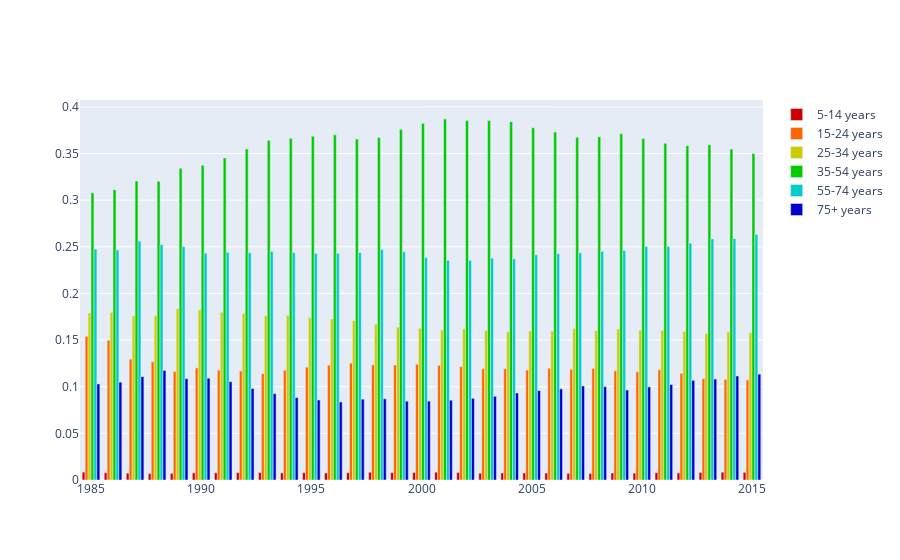

Here is the notebook cell this chart was saved with:
### Markdown cell above
The matplotlib does the job, but it looks pretty ugly. Let us try another plot using plotly.

### Code cell
trace1 = go.Bar(
    x=years,
    y=[s[:][0] for s in SPR],
    name=age_groups[0],
    marker=dict(
        color='rgb(204, 0, 0)'
    )
)

trace2 = go.Bar(
    x=years,
    y=[s[:][1] for s in SPR],
    name=age_groups[1],
    marker=dict(
        color='rgb(255, 102, 0)'
    )
)


trace3 = go.Bar(
    x=years,
    y=[s[:][2] for s in SPR],
    name=age_groups[2],
    marker=dict(
        color='rgb(204, 204, 0)'
    )
)


trace4 = go.Bar(
    x=years,
    y=[s[:][3] for s in SPR],
    name=age_groups[3],
    marker=dict(
        color='rgb(0, 204, 0)'
    )
)


trace5 = go.Bar(
    x=years,
    y=[s[:][4] for s in SPR],
    name=age_groups[4],
    marker=dict(
        color='rgb(0, 204, 204)'
    )
)

trace6 = go.Bar(
    x=years,
    y=[s[:][5] for s in SPR],
    name=age_groups[5],
    marker=dict(
        color='rgb(0, 0, 204)'
    )
)

data = [trace1, trace2, trace3, trace4, trace5, trace6]
layout = go.Layout(
    title='Suicides over the years',
    xaxis=dict(
        tickfont=dict(
            size=18,
            color='rgb(107, 107, 107)'
        )
    ),
    yaxis=dict(
        title='Suicide probability',
        titlefont=dict(
            size=16,
            color='rgb(107, 107, 107)'
        ),
        tickfont=dict(
            size=14,
            color='rgb(107, 107, 107)'
        )
    ),
    legend=dict(
        x=0,
        y=1.0,
        bgcolor='rgba(255, 255, 255, 0)',
        bordercolor='rgba(0, 0, 0, 0)'
    ),
    barmode='group',
    bargap=0.2,
    bargroupgap=0.15
)

py.offline.iplot(data, filename='year-age')
